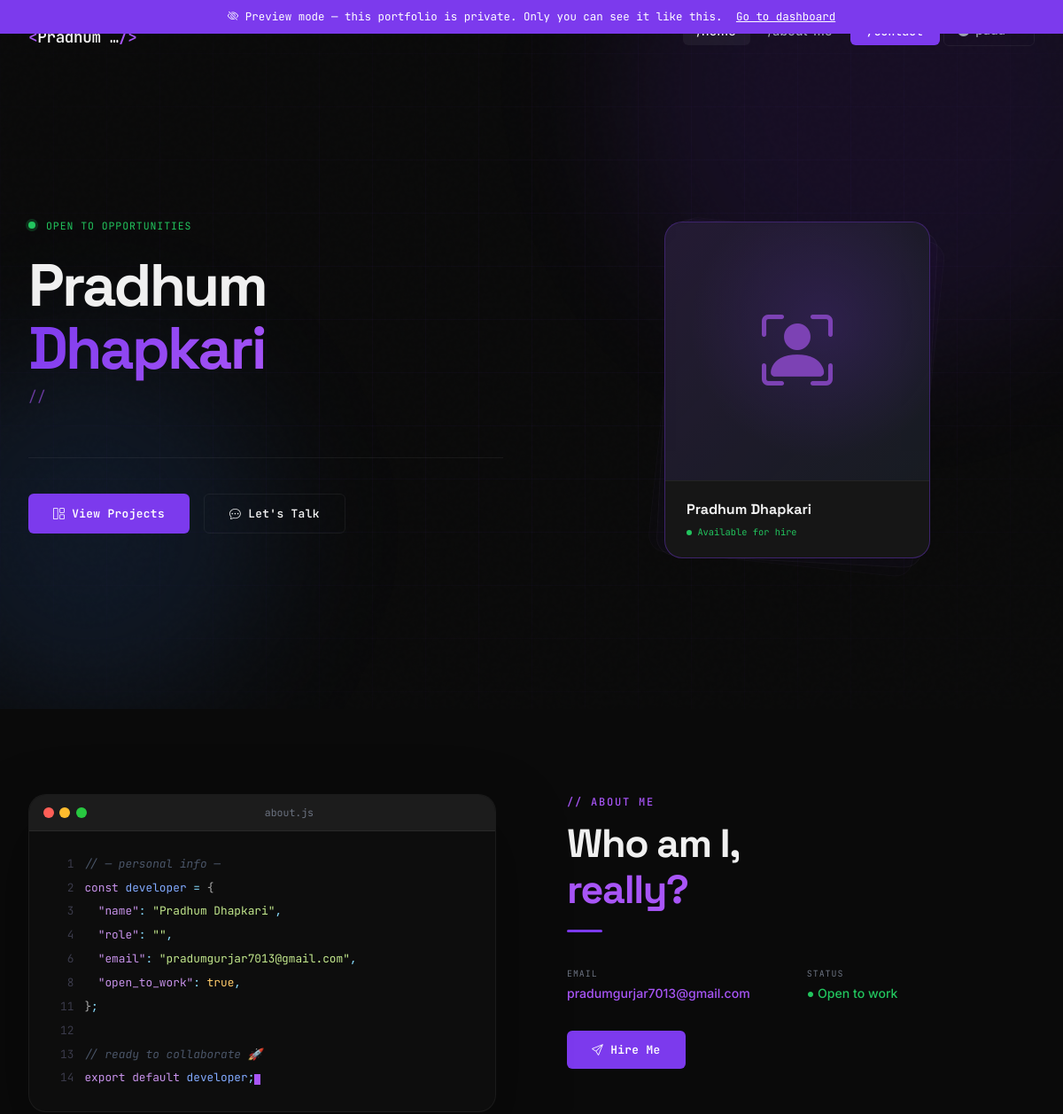
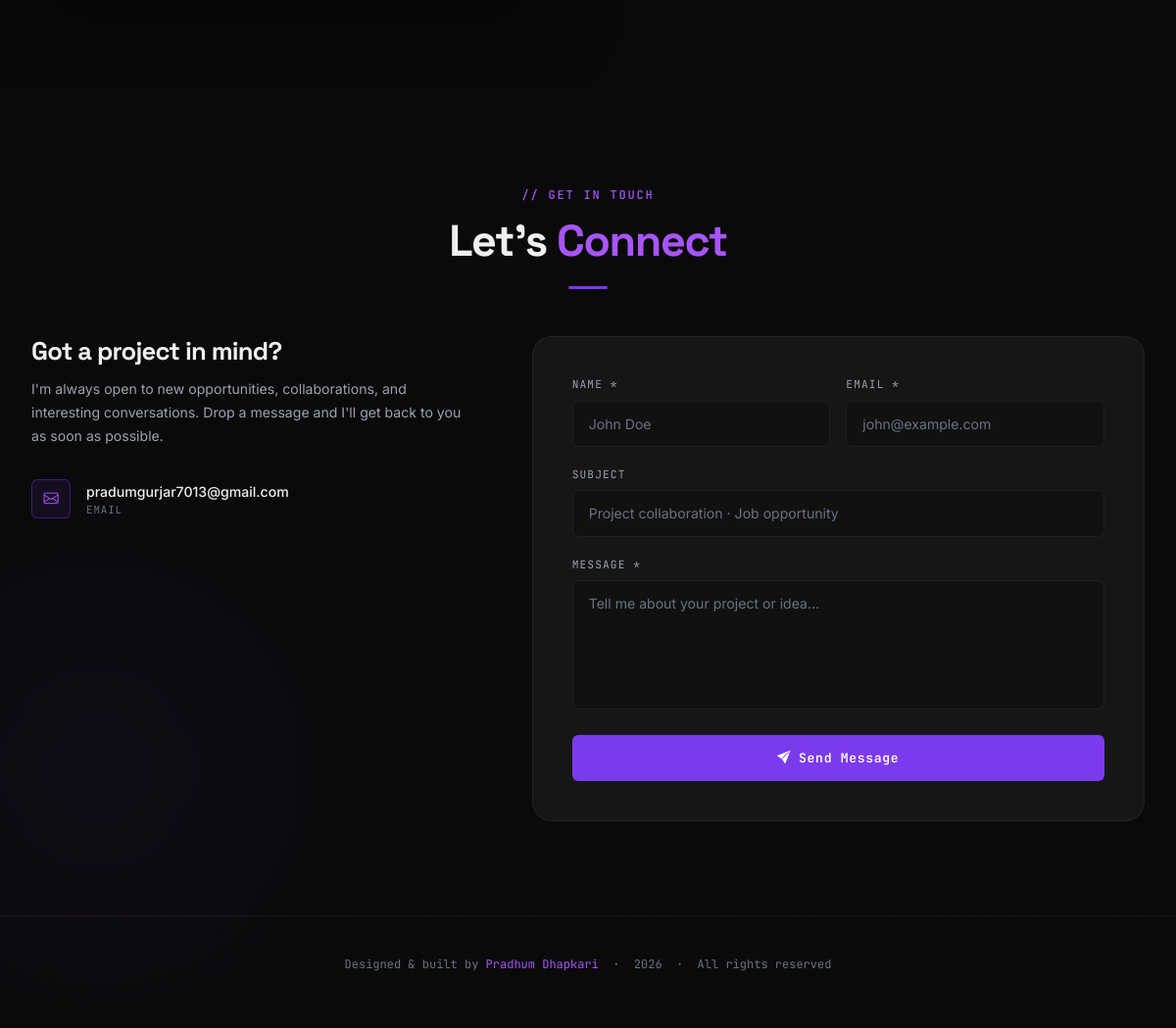
The page /padu/ (signed in) on the database its author committed (2 pictures, top to bottom).
### portfolio/models.py (models this page shows, shortened)
class PersonalInfo(models.Model):
    user           = models.OneToOneField(User, on_delete=models.CASCADE, related_name='personal_info')
    full_name      = models.CharField(max_length=60)
    tagline        = models.CharField(max_length=200)
    bio            = models.TextField()
    profile_image  = models.ImageField(upload_to='portfolio/profile/', blank=True, null=True)
    resume_file    = models.FileField(upload_to='portfolio/resume/', blank=True, null=True)
    email          = models.EmailField()
    phone          = models.CharField(max_length=20, blank=True)
    location       = models.CharField(max_length=200, blank=True)
    years_experience = models.PositiveIntegerField(default=0)
    open_to_work   = models.BooleanField(default=True)
    updated_at = models.DateTimeField(auto_now=True)

### portfolio/views.py (the view, shortened to what this page needs)
# urls.py: path('<str:username>/', views.public_portfolio, name='public_portfolio'),
def public_portfolio(request, username):
    try:
        profile = UserProfile.objects.get(username_slug=username)
    except UserProfile.DoesNotExist:
        return render(request, 'website/not_found.html', {'username': username}, status=404)
    user = profile.user
    is_owner = request.user.is_authenticated and request.user == user
    if not profile.is_published and not is_owner:
        return render(request, 'website/coming_soon.html', {'profile': profile}, status=404)
    context = {
        'profile':          profile,
        'is_owner':         is_owner,
        'portfolio_page':   True,
        'info':             PersonalInfo.objects.filter(user=user).first(),
        'social_links':     SocialLink.objects.filter(user=user, is_active=True).order_by('order'),
        'projects':         Project.objects.filter(user=user, status='published').order_by('order'),
        'experiences':      Experience.objects.filter(user=user).order_by('order', '-start_date'),
        'education':        Education.objects.filter(user=user).order_by('order', '-start_date'),
        'skill_categories': SkillCategory.objects.filter(user=user).prefetch_related('skills').order_by('order'),
        'skills':           Skill.objects.filter(user=user).order_by('category__order', 'order'),
        'featured_skills':  Skill.objects.filter(user=user, is_featured=True).order_by('order'),
        'portfolio_user':   user,
    }
    return render(request, 'website/portfolio.html', context)

### templates/website/portfolio.html (shortened to what this page needs)
{% extends "layout.html" %}
{% load static %}
{% block extra_head %}
<link rel="stylesheet" href="https://cdn.jsdelivr.net/gh/devicons/devicon@latest/devicon.min.css">
{% endblock %}
{% block content %}
{% if is_owner and not profile.is_published %}
<div style="position:fixed;top:0;left:0;right:0;z-index:1100;background:#7c3aed;color:#fff;text-align:center;padding:.6rem 1rem;font-family:var(--font-mono);font-size:.78rem;">
  <i class="bi bi-eye-slash"></i> Preview mode — this portfolio is private. Only you can see it like this.
  <a href="{% url 'dashboard' %}" style="color:#fff;text-decoration:underline;margin-left:.5rem;">Go to dashboard</a>
</div>
{% endif %}
<section id="home">
<div class="hero-grid-deco"></div>
<div class="orb orb-purple" style="width:600px;height:600px;top:-200px;right:-100px;opacity:.6;"></div>
<div class="container-custom" style="position:relative;z-index:2;">
<div class="hero-grid">
  <div>
    {% if info and info.open_to_work %}
    <div class="hero-eyebrow" data-aos="fade-up">
      <div class="hero-dot"></div>
      <span class="hero-open-badge">Open to opportunities</span>
    </div>
    {% endif %}
    <h1 class="hero-name" id="heroName"
        data-fullname="{% if info %}{{ info.full_name }}{% else %}Your Name{% endif %}"
        data-aos="fade-up" data-aos-delay="80">
    </h1>
    <p class="hero-tagline" data-aos="fade-up" data-aos-delay="140">
      <span style="color:var(--accent-light);opacity:.6;">// </span>
    </p>
    {% if info %}
    <div class="hero-stats" data-aos="fade-up" data-aos-delay="260">
    </div>
    {% endif %}
    <div class="hero-actions" data-aos="fade-up" data-aos-delay="320">
      <a href="#projects" class="btn-primary-custom"><i class="bi bi-grid-1x2"></i> View Projects</a>
      {% if info and info.resume_file %}
      <a href="{{ info.resume_file.url }}" target="_blank" class="btn-outline-custom"><i class="bi bi-download"></i> Download CV</a>
      <a href="#contact" class="btn-outline-custom"><i class="bi bi-chat-dots"></i> Let's Talk</a>
      {% else %}
      <a href="#contact" class="btn-outline-custom"><i class="bi bi-chat-dots"></i> Let's Talk</a>
      {% endif %}
    </div>
  </div>
  <div class="hero-visual" data-aos="fade-left" data-aos-delay="200">
    <div class="hero-card-stack">
      <div class="stack-card stack-card-front">
        <div class="stack-front-top">
          {% if info and info.profile_image %}
          <img src="{{ info.profile_image.url }}" alt="{{ info.full_name }}">
          {% else %}
          <i class="bi bi-person-bounding-box" style="position:relative;z-index:1;"></i>
          {% endif %}
        </div>
        <div class="stack-front-bottom">
          <div class="stack-name">{% if info %}{{ info.full_name }}{% else %}Your Name{% endif %}</div>
          {% if info and info.open_to_work %}
          <div class="stack-available"><span class="dot"></span> Available for hire</div>
          {% endif %}
        </div>
      </div>
    </div>
  </div>
</div>
</div>
</section>
<section id="about" class="section">
<div class="container-custom">
  {% if info %}
  <div class="about-grid">
    <div data-aos="fade-right">
      <div class="terminal-card">
        <div class="terminal-header">
          <div class="t-dots"><span class="t-dot r"></span><span class="t-dot y"></span><span class="t-dot g"></span></div>
          <div class="t-file">about.js</div>
        </div>
        <div class="terminal-body">
          <div><span class="t-ln">1</span><span class="t-comment">// — personal info —</span></div>
          <div><span class="t-ln">2</span><span class="t-kw">const </span><span class="t-var">developer</span><span class="t-op"> = </span><span class="t-obj">{</span></div>
          <div><span class="t-ln">3</span>&nbsp;&nbsp;<span class="t-kw">"name"</span><span class="t-op">: </span><span class="t-str">"{{ info.full_name }}"</span><span class="t-op">,</span></div>
          <div><span class="t-ln">4</span>&nbsp;&nbsp;<span class="t-kw">"role"</span><span class="t-op">: </span><span class="t-str">"{{ info.tagline|truncatewords:6 }}"</span><span class="t-op">,</span></div>
          {% if info.email %}<div><span class="t-ln">6</span>&nbsp;&nbsp;<span class="t-kw">"email"</span><span class="t-op">: </span><span class="t-str">"{{ info.email }}"</span><span class="t-op">,</span></div>{% endif %}
          <div><span class="t-ln">8</span>&nbsp;&nbsp;<span class="t-kw">"open_to_work"</span><span class="t-op">: </span><span class="t-bool">{% if info.open_to_work %}true{% else %}false{% endif %}</span><span class="t-op">,</span></div>
          <div><span class="t-ln">11</span><span class="t-obj">}</span><span class="t-op">;</span></div>
          <div><span class="t-ln">12</span></div>
          <div><span class="t-ln">13</span><span class="t-comment">// ready to collaborate &#128640;</span></div>
          <div><span class="t-ln">14</span><span class="t-kw">export default </span><span class="t-var">developer</span><span class="t-op">;</span><span class="t-cursor"></span></div>
        </div>
      </div>
    </div>
    <div data-aos="fade-left" data-aos-delay="100">
      <p class="section-eyebrow">// about me</p>
      <h2 class="section-title">Who am I,<br><span style="color:var(--accent-light)">really?</span></h2>
      <div class="section-divider"></div>
      <div class="about-meta">
        {% if info.email %}<div class="about-meta-item"><span class="about-meta-key">Email</span><span class="about-meta-val"><a href="mailto:{{ info.email }}">{{ info.email }}</a></span></div>{% endif %}
        <div class="about-meta-item"><span class="about-meta-key">Status</span><span class="about-meta-val">{% if info.open_to_work %}<span style="color:#22c55e;">&#9679; Open to work</span>{% else %}<span style="color:var(--text-muted);">&#9679; Not available</span>{% endif %}</span></div>
      </div>
      <div class="hero-actions">
        <a href="#contact" class="btn-primary-custom"><i class="bi bi-send"></i> Hire Me</a>
      </div>
    </div>
  </div>
  {% else %}
  <div style="text-align:center;padding:4rem 0;"><p style="color:var(--text-muted);font-family:var(--font-mono);font-size:.82rem;">No bio yet.{% if is_owner %} <a href="{% url 'edit_personal' %}" style="color:var(--accent-light);">Add yours from your dashboard →</a>{% endif %}</p></div>
  {% endif %}
</div>
</section>
<section id="contact" class="section">
<div class="orb orb-purple" style="width:400px;height:400px;left:-100px;bottom:-50px;opacity:.25;"></div>
<div class="container-custom">
  <div style="text-align:center;margin-bottom:3rem;">
    <p class="section-eyebrow" data-aos="fade-up">// get in touch</p>
    <h2 class="section-title" data-aos="fade-up" data-aos-delay="60">Let's <span style="color:var(--accent-light)">Connect</span></h2>
    <div class="section-divider" style="margin:1.25rem auto 0;" data-aos="fade-up" data-aos-delay="100"></div>
  </div>
  <div class="contact-wrapper">
    <div data-aos="fade-right">
      <h3 class="contact-info-title">Got a project in mind?</h3>
      <p class="contact-info-sub">I'm always open to new opportunities, collaborations, and interesting conversations. Drop a message and I'll get back to you as soon as possible.</p>
      {% if info %}
      {% if info.email %}<div class="contact-detail"><div class="contact-detail-icon"><i class="bi bi-envelope"></i></div><div><div class="contact-detail-main"><a href="mailto:{{ info.email }}" style="color:var(--text-primary);text-decoration:none;">{{ info.email }}</a></div><div class="contact-detail-sub">Email</div></div></div>{% endif %}
      {% endif %}
    </div>
    <div data-aos="fade-left" data-aos-delay="100">
      <div class="contact-form-card">
        <form id="contactForm" method="POST" action="#contact">
          <div class="form-row">
            <div class="form-group-custom"><label class="form-label-custom" for="name">Name *</label><input type="text" id="name" name="name" class="form-control-custom" placeholder="John Doe" required></div>
            <div class="form-group-custom"><label class="form-label-custom" for="email">Email *</label><input type="email" id="email" name="email" class="form-control-custom" placeholder="john@example.com" required></div>
          </div>
          <div class="form-group-custom"><label class="form-label-custom" for="subject">Subject</label><input type="text" id="subject" name="subject" class="form-control-custom" placeholder="Project collaboration · Job opportunity"></div>
          <div class="form-group-custom"><label class="form-label-custom" for="message">Message *</label><textarea id="message" name="message" class="form-control-custom" rows="5" placeholder="Tell me about your project or idea..." required></textarea></div>
          <button type="submit" class="form-submit-btn"><i class="bi bi-send-fill"></i> Send Message</button>
        </form>
      </div>
    </div>
  </div>
</div>
</section>
{% endblock %}

### templates/layout.html (shortened to what this page needs)
{% load static %}
<!DOCTYPE html>
<html lang="en">
<head>
    <link href="https://cdn.jsdelivr.net/npm/bootstrap@5.3.3/dist/css/bootstrap.min.css" rel="stylesheet">
    <link rel="stylesheet" href="https://cdn.jsdelivr.net/npm/bootstrap-icons@1.11.3/font/bootstrap-icons.min.css">
    <link href="https://unpkg.com/aos@2.3.4/dist/aos.css" rel="stylesheet">
    {% block extra_head %}{% endblock %}
</head>
<body>
    <nav class="navbar-custom" id="navbar">
        <div class="navbar-inner">
            <a href="{% if portfolio_page %}#home{% else %}{% url 'landing' %}{% endif %}" class="nav-logo">
                {% if info and info.full_name %}
                  <span>&lt;</span>{{ info.full_name|truncatewords:1 }}<span>/&gt;</span>
                {% elif request.user.is_authenticated %}
                  <span>&lt;</span>{{ request.user.username }}<span>/&gt;</span>
                {% else %}
                  <span>&lt;</span>Dev<span>/&gt;</span>
                {% endif %}
            </a>
            <ul class="nav-links" id="navLinks">
                {% if portfolio_page %}
                <li><a href="#home" class="active">/home</a></li>
                <li><a href="#about">/about-me</a></li>
                <li><a href="#contact" class="nav-cta">/contact</a></li>
                {% endif %}
                {% if request.user.is_authenticated %}
                <li class="nav-dropdown" id="navDropdown">
                    <button class="nav-profile-btn" id="navProfileBtn" type="button">
                    </button>
                </li>
                {% endif %}
            </ul>
        </div>
    </nav>
    {% block content %}{% endblock %}
    <footer class="footer-custom">
        <div class="container-custom">
            <p class="footer-text">
                {% if info %}
                    Designed &amp; built by <a href="#">{{ info.full_name }}</a> &nbsp;·&nbsp;
                {% endif %}
                <span id="year"></span> &nbsp;·&nbsp; All rights reserved
            </p>
        </div>
    </footer>
</body>
</html>

### rows shown on the page
PersonalInfo: full_name "Pradhum …", full_name "Pradhum Dhapkari", email "pradumgurjar7013@gmail.com"
